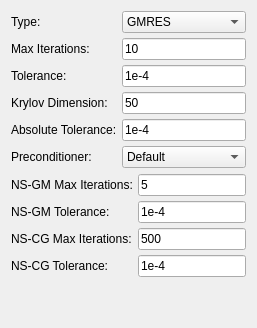
              <widget class="QWidget" name="tab_5">
               <attribute name="title">
                <string>Linear Solver</string>
               </attribute>
               <layout class="QGridLayout" name="gridLayout_13">
                <item row="1" column="0">
                 <widget class="QWidget" name="widgetNS" native="true">
                  <layout class="QGridLayout" name="gridLayout_26">
                   <property name="leftMargin">
                    <number>0</number>
                   </property>
                   <property name="topMargin">
                    <number>0</number>
                   </property>
                   <property name="rightMargin">
                    <number>0</number>
                   </property>
                   <property name="bottomMargin">
                    <number>0</number>
                   </property>
                   <property name="spacing">
                    <number>5</number>
                   </property>
                   <item row="1" column="0">
                    <widget class="QLabel" name="label_17">
                     <property name="text">
                      <string>NS-GM Tolerance:</string>
                     </property>
                    </widget>
                   </item>
                   <item row="2" column="0">
                    <widget class="QLabel" name="label_23">
                     <property name="text">
                      <string>NS-CG Max Iterations:</string>
                     </property>
                    </widget>
                   </item>
                   <item row="0" column="0">
                    <widget class="QLabel" name="label_15">
                     <property name="text">
                      <string>NS-GM Max Iterations:</string>
                     </property>
                    </widget>
                   </item>
                   <item row="0" column="1">
                    <widget class="QLineEdit" name="lineEditNSGMMaxItr">
                     <property name="text">
                      <string>5</string>
                     </property>
                    </widget>
                   </item>
                   <item row="1" column="1">
                    <widget class="QLineEdit" name="lineEditNSGMTol">
                     <property name="text">
                      <string>1e-4</string>
                     </property>
                    </widget>
                   </item>
                   <item row="2" column="1">
                    <widget class="QLineEdit" name="lineEditNSCGMaxItr">
                     <property name="text">
                      <string>500</string>
                     </property>
                    </widget>
                   </item>
                   <item row="3" column="0">
                    <widget class="QLabel" name="label_24">
                     <property name="text">
                      <string>NS-CG Tolerance:</string>
                     </property>
                    </widget>
                   </item>
                   <item row="3" column="1">
                    <widget class="QLineEdit" name="lineEditNSCGTol">
                     <property name="text">
                      <string>1e-4</string>
                     </property>
                    </widget>
                   </item>
                  </layout>
                 </widget>
                </item>
                <item row="0" column="0">
                 <layout class="QGridLayout" name="gridLayout_2">
                  <property name="spacing">
                   <number>5</number>
                  </property>
                  <item row="2" column="1">
                   <widget class="QLineEdit" name="lineEditLSTol">
                    <property name="text">
                     <string>1e-4</string>
                    </property>
                   </widget>
                  </item>
                  <item row="0" column="0">
                   <widget class="QLabel" name="label_2">
                    <property name="text">
                     <string>Type:</string>
                    </property>
                   </widget>
                  </item>
                  <item row="8" column="1">
                   <widget class="QLineEdit" name="lineEditLSAbsTol">
                    <property name="text">
                     <string>1e-4</string>
                    </property>
                   </widget>
                  </item>
                  <item row="7" column="0">
                   <widget class="QLabel" name="label_26">
                    <property name="text">
                     <string>Krylov Dimension:</string>
                    </property>
                   </widget>
                  </item>
                  <item row="2" column="0">
                   <widget class="QLabel" name="label_12">
                    <property name="text">
                     <string>Tolerance:</string>
                    </property>
                   </widget>
                  </item>
                  <item row="8" column="0">
                   <widget class="QLabel" name="label_27">
                    <property name="text">
                     <string>Absolute Tolerance:</string>
                    </property>
                   </widget>
                  </item>
                  <item row="0" column="1">
                   <widget class="QComboBox" name="comboBoxLSType">
                    <property name="toolTip">
                     <string>The linear solver type.</string>
                    </property>
                    <item>
                     <property name="text">
                      <string>GMRES</string>
                     </property>
                    </item>
                    <item>
                     <property name="text">
                      <string>NS</string>
                     </property>
                    </item>
                    <item>
                     <property name="text">
                      <string>CG</string>
                     </property>
                    </item>
                    <item>
                     <property name="text">
                      <string>BICG</string>
                     </property>
                    </item>
                   </widget>
                  </item>
                  <item row="7" column="1">
                   <widget class="QLineEdit" name="lineEditKrylovDim">
                    <property name="text">
                     <string>50</string>
                    </property>
                   </widget>
                  </item>
                  <item row="1" column="0">
                   <widget class="QLabel" name="label_11">
                    <property name="text">
                     <string>Max Iterations:</string>
                    </property>
                   </widget>
                  </item>
                  <item row="1" column="1">
                   <widget class="QLineEdit" name="lineEditLSMaxItr">
                    <property name="text">
                     <string>10</string>
                    </property>
                   </widget>
                  </item>
                  <item row="9" column="0">
                   <widget class="QLabel" name="label_36">
                    <property name="text">
                     <string>Preconditioner:</string>
                    </property>
                   </widget>
                  </item>
                  <item row="9" column="1">
                   <widget class="QComboBox" name="comboBoxPreconditioner">
                    <property name="editable">
                     <bool>false</bool>
                    </property>
                    <property name="currentText">
                     <string>Default</string>
                    </property>
                    <item>
                     <property name="text">
                      <string>Default</string>
                     </property>
                    </item>
                    <item>
                     <property name="text">
                      <string/>
                     </property>
                    </item>
                   </widget>
                  </item>
                 </layout>
                </item>
                <item row="2" column="0">
                 <spacer name="verticalSpacer_12">
                  <property name="orientation">
                   <enum>Qt::Orientation::Vertical</enum>
                  </property>
                  <property name="sizeHint" stdset="0">
                   <size>
                    <width>20</width>
                    <height>40</height>
                   </size>
                  </property>
                 </spacer>
                </item>
               </layout>
              </widget>
